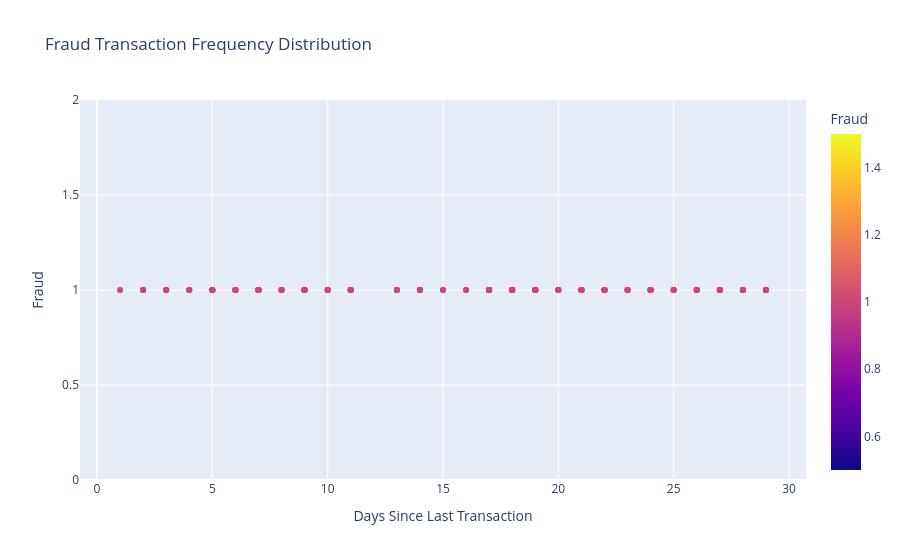

The notebook cell this image was saved under:
### Code cell
fig = px.scatter(fraud, x='Days_Since_Last_Transaction', y='fraud',
                 title='Fraud Transaction Frequency Distribution',
                 labels={'Days_Since_Last_Transaction':'Days Since Last Transaction', 'fraud':'Fraud'},
                 color='fraud', color_discrete_map={0:'blue', 1:'red'})
fig.show()

### Figure 1 — Plotly figure (JSON) as saved in the notebook; plotly's stock layout.template omitted (floating-point values rounded to 4 significant figures; data arrays with more than 128 entries replaced by an {"elided": "..."} marker saying what was removed)
{"data": [{"hovertemplate": "Days Since Last Transaction=%{x}<br>Fraud=%{marker.color}<extra></extra>", "legendgroup": "", "marker": {"color": {"elided": "155 int values"}, "coloraxis": "coloraxis", "symbol": "circle"}, "mode": "markers", "name": "", "orientation": "v", "showlegend": false, "type": "scatter", "x": {"elided": "155 int values"}, "xaxis": "x", "y": {"elided": "155 int values"}, "yaxis": "y"}], "layout": {"coloraxis": {"colorbar": {"title": {"text": "Fraud"}}, "colorscale": [[0, "#0d0887"], [0.1111, "#46039f"], [0.2222, "#7201a8"], [0.3333, "#9c179e"], [0.4444, "#bd3786"], [0.5556, "#d8576b"], [0.6667, "#ed7953"], [0.7778, "#fb9f3a"], [0.8889, "#fdca26"], [1, "#f0f921"]]}, "legend": {"tracegroupgap": 0}, "title": {"text": "Fraud Transaction Frequency Distribution"}, "xaxis": {"anchor": "y", "domain": [0, 1], "title": {"text": "Days Since Last Transaction"}}, "yaxis": {"anchor": "x", "domain": [0, 1], "title": {"text": "Fraud"}}}}
